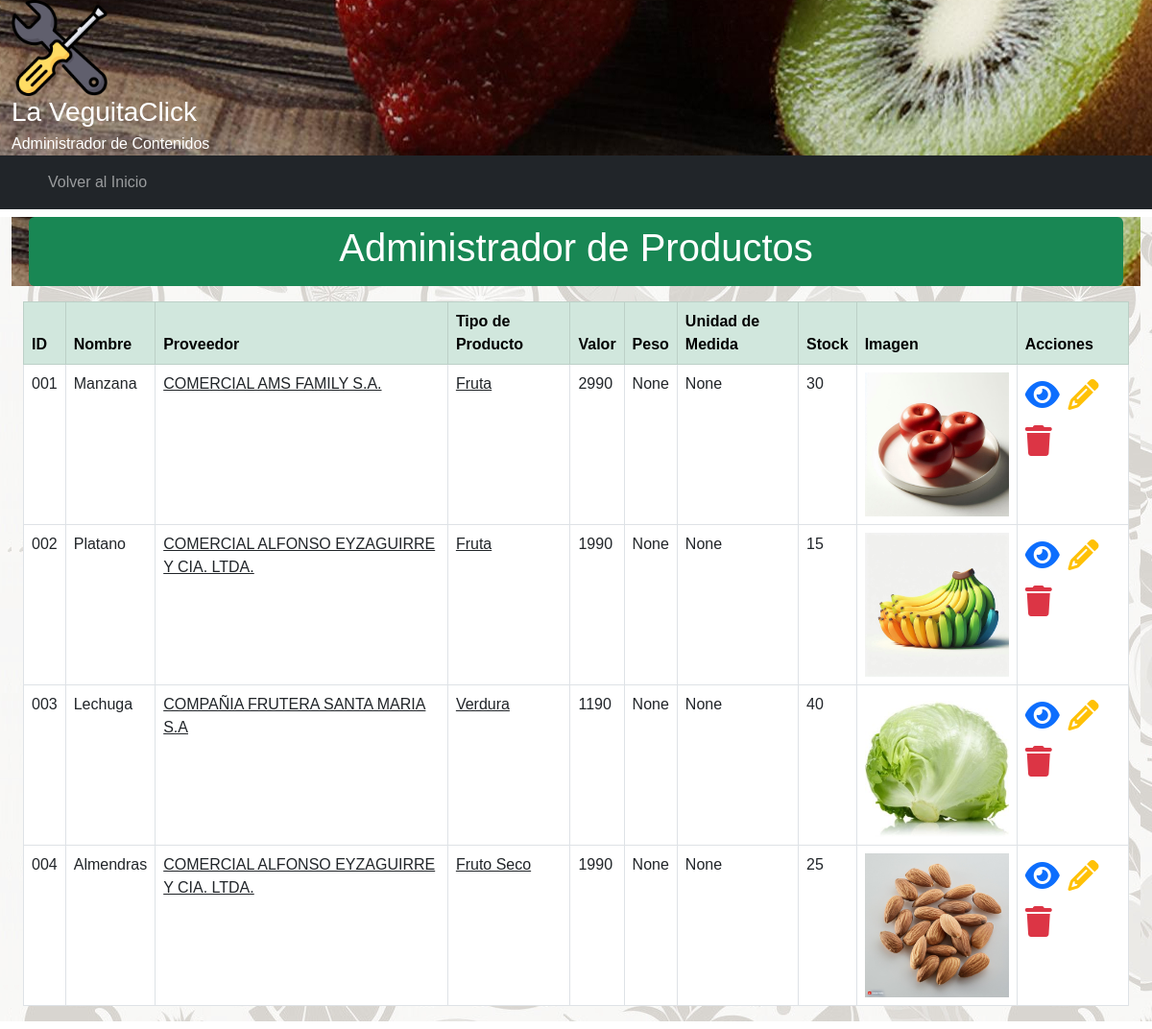
Page /crud/producto/ on the earlier database version.
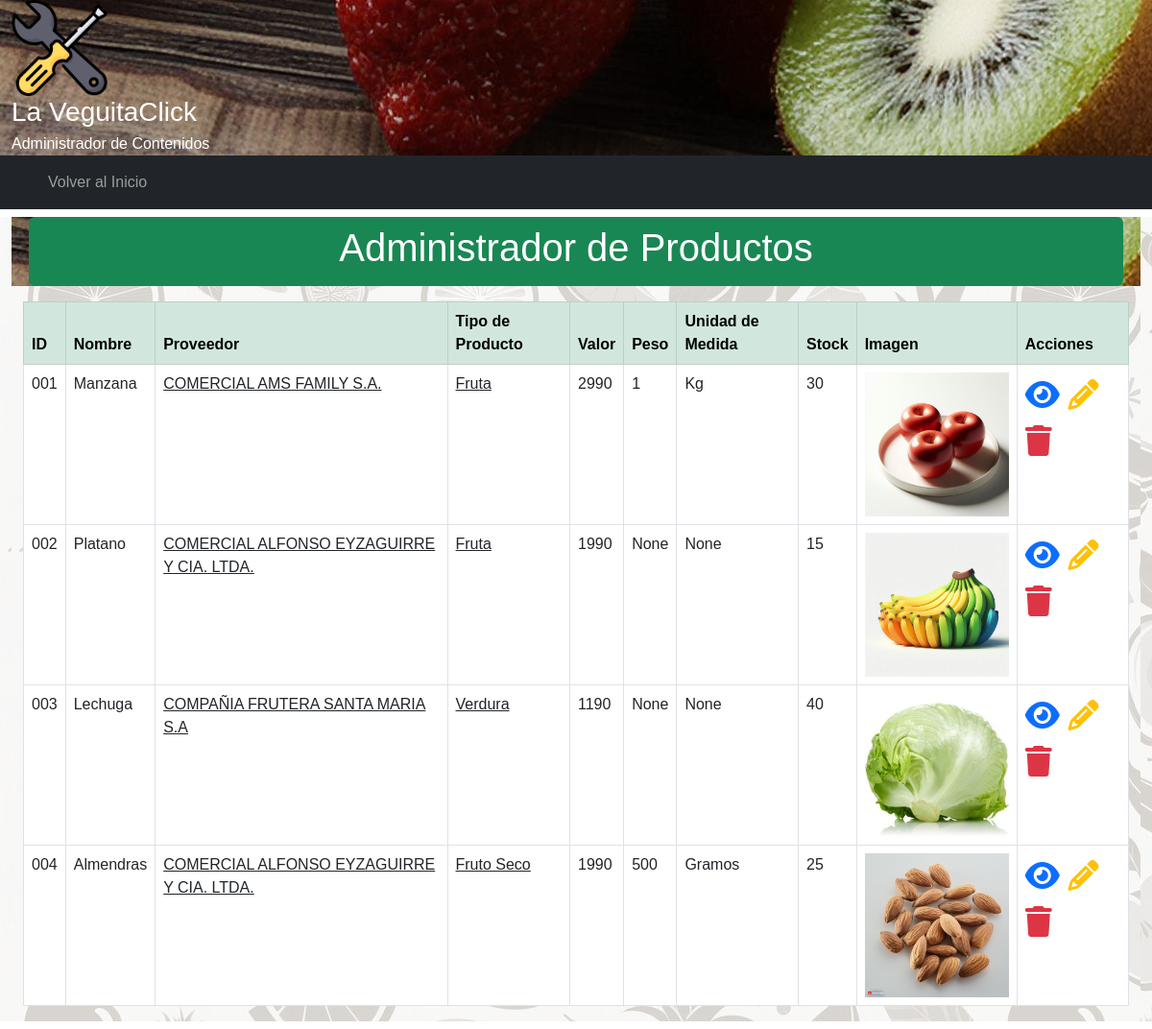
Same page on the later database version.
### crud/models.py (models this page shows, shortened)
class Producto(models.Model):
    idProducto = models.CharField(primary_key=True,verbose_name='ID',max_length=20)
    name = models.CharField(verbose_name='Nombre',max_length=250)
    tipo = models.ForeignKey(TipoProducto,verbose_name='Tipo de Producto',on_delete=models.CASCADE)
    proveedor = models.ForeignKey(Proveedor,verbose_name='Proveedor',on_delete=models.CASCADE)
    value = models.IntegerField(verbose_name='Valor')
    stock = models.IntegerField(verbose_name='Stock')
    peso = models.IntegerField(verbose_name='Peso', null=True, blank=True)
    tipo_peso = models.ForeignKey(TipoPeso,verbose_name='Tipo de Peso',on_delete=models.CASCADE, null=True)
    image = models.ImageField(verbose_name='Imagen',upload_to='producto',null=True,blank=True)
    created_at = models.DateTimeField(verbose_name='Fecha creación', auto_now_add=True)
    updated_at = models.DateTimeField(verbose_name='Fecha actualización', auto_now=True)
    class Meta:
        verbose_name = 'producto'
        verbose_name_plural = 'productos'

class Proveedor(models.Model):
    proveedor = models.CharField(verbose_name='Proveedor', max_length=50)
    direccion = models.CharField(verbose_name='Direccion',max_length=100)
    rut = models.CharField(verbose_name='Rut',max_length=12)
    created_at = models.DateTimeField(verbose_name='Fecha creación', auto_now_add=True)
    updated_at = models.DateTimeField(verbose_name='Fecha actualización', auto_now=True)
    class Meta:
        verbose_name = 'proveedor'
        verbose_name_plural = 'proveedores'
        ordering = ['proveedor']
    def __str__(self) -> str:
        return self.proveedor

class TipoProducto(models.Model):
    tipo = models.CharField(verbose_name='Tipo de Producto', max_length=50)
    created_at = models.DateTimeField(verbose_name='Fecha creación', auto_now_add=True)
    updated_at = models.DateTimeField(verbose_name='Fecha actualización', auto_now=True)
    class Meta:
        verbose_name = 'tipo de producto'
        verbose_name_plural = 'tipo de productos'
        ordering = ['id']
    def __str__(self) -> str:
        return self.tipo

class TipoPeso(models.Model):
    tipo_peso = models.CharField(verbose_name='Tipo de Peso', max_length=50)
    created_at = models.DateTimeField(verbose_name='Fecha creación', auto_now_add=True)
    updated_at = models.DateTimeField(verbose_name='Fecha actualización', auto_now=True)
    class Meta:
        verbose_name = 'tipo de peso'
        verbose_name_plural = 'tipo de pesos'
        ordering = ['id']
    def __str__(self) -> str:
        return self.tipo_peso

### crud/views.py (the view)
# urls.py: path('producto/', producto_lista, name="producto"),
def producto_lista(request):
    context = {'producto': Producto.objects.all()}
    return render(request,'crud/producto.html',context)

### crud/templates/crud/producto.html (shortened to what this page needs)
{% extends 'crud/base.html' %}
{% load static %}
{% block main_content %}
<div class="container-fluid">
<main>
<header>
   <div class="container my-2 p-2 text-white text-center rounded bg-success">
      <h1>Administrador de Productos</h1>
   </div>
</header>
 <div class="container-fluid my-2">
     <div class="table-responsive">
        <table class="table table-bordered">
            <thead class="table-success">
                <tr>
                    <th>ID</th>
                    <th>Nombre</th>
                    <th>Proveedor</th>
                    <th>Tipo de Producto</th>
                    <th>Valor</th>
                    <th>Peso</th>
                    <th>Unidad de Medida</th>
                    <th>Stock</th>
                    <th>Imagen</th>
                    <th>Acciones</th>
                </tr>
            </thead>
            <tbody>
                {% for p in producto %}
                <tr>
                    <td>{{p.idProducto}}</td>
                    <td>{{p.name}}</td>
                    <td>
                        <a class=" text-dark" href="/crud/producto/proveedor/{{p.producto.id}}">{{p.proveedor}}</a>
                    </td>
                    <td>
                        <a class=" text-dark" href="/crud/producto/tipo/{{p.tipo}}">{{p.tipo}}</a>
                    </td>
                    <td>{{p.value}}</td>
                    <td>{{p.peso}}</td>
                    <td>{{p.tipo_peso}}</td>
                    <td>{{p.stock}}</td>
                    <td>
                        {% if p.image %}
                        <img class="img-producto" src="{{p.image.url}}" alt="{{p.name}}">
                        {% else%}
                        <img class="img-producto" src="{% static 'crud/img/image_not_found.jpg' %}" alt="INF">
                        {% endif %}
                    </td>
                    <td>
                        <a class="text-decoration-none" href="{% url 'producto-detail' producto_id=p.idProducto %}">
                            <span class="text-primary fs-2">
                                <i class="fa-solid fa-eye"></i>
                            </span>
                        </a>
                        <a class="text-decoration-none" href="{% url 'producto-edit' producto_id=p.idProducto %}">
                            <span class="text-warning fs-2">
                                <i class="fa-solid fa-pencil"></i>
                            </span>
                        </a>
                        <a class="text-decoration-none modal-borrar" data-bs-toggle="modal"
                            data-bs-target="#staticBackdrop"
                            data-href="{% url 'producto-delete' producto_id=p.idProducto %}">
                            <span class="text-danger fs-2">
                                <i class="fa-solid fa-trash"></i>
                            </span>
                        </a>
                    </td>
                </tr>
                {% endfor %}
            </tbody>
        </table>
    </div>
</main>
</div>
{% endblock %}

Differences in the rows shown:
changed Producto "Manzana": peso "None" → "1"; tipo_peso "None" → "Kg"
changed Producto "Almendras": peso "None" → "500"; tipo_peso "None" → "Gramos"
